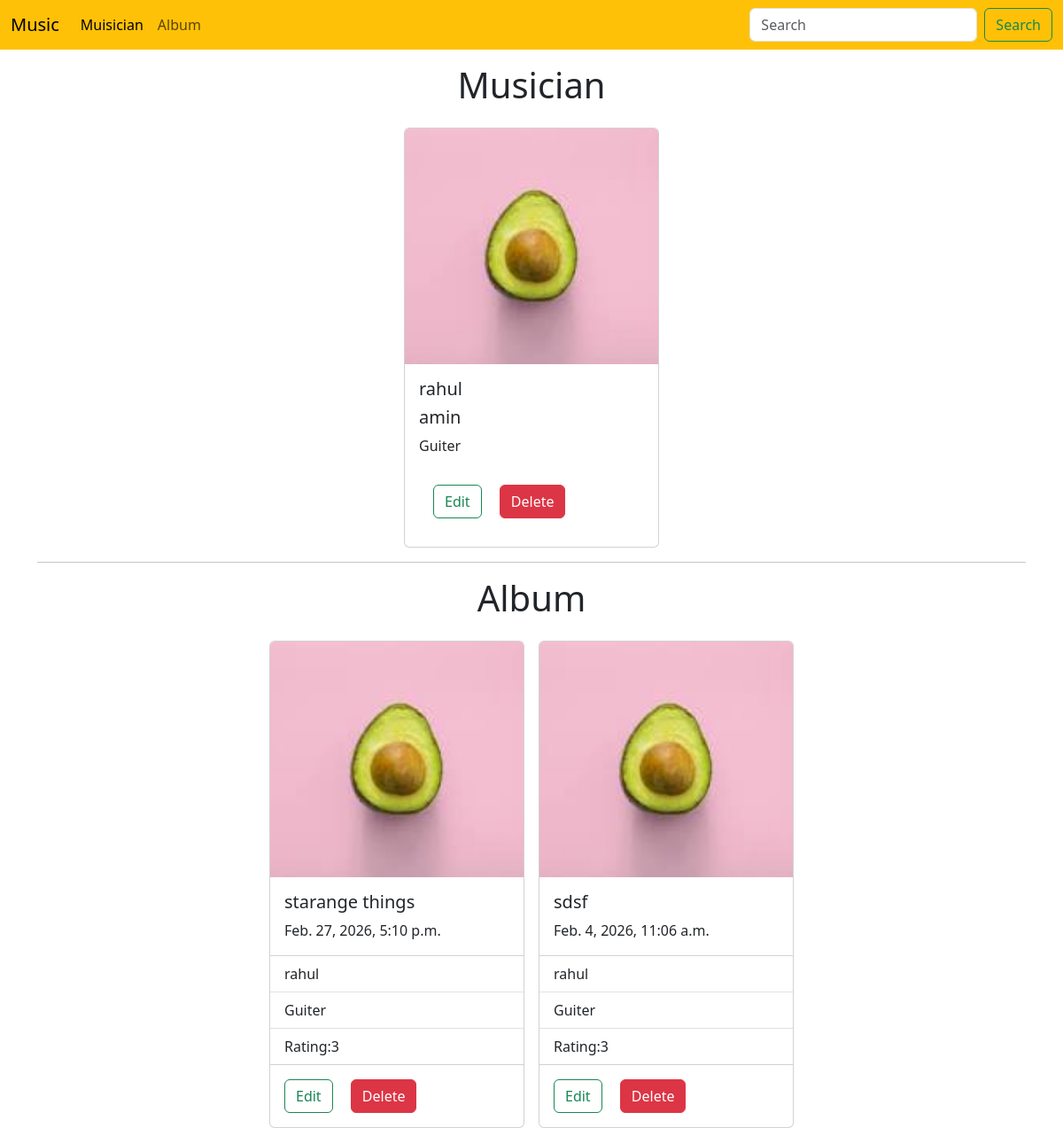
The page / on the database its author committed.
### musician/models.py (models this page shows, shortened)
class Musician(models.Model):
    first_name=models.CharField(max_length=100)
    last_name=models.CharField(max_length=100)
    email=models.EmailField()
    number=models.CharField(max_length=11)
    instrument_type=models.CharField()

### album/models.py (models this page shows, shortened)
class Album(models.Model):
    album_name=models.CharField(max_length=200)
    album_release_date=models.DateTimeField()
    r_choices=[
        (1, '1'),
        (2, '2'),
        (3, '3'),
        (4, '4'),
        (5, '5'),
    ]
    rating=models.IntegerField(choices=r_choices)
    author=models.ForeignKey(Musician,on_delete=models.CASCADE)

### project2/views.py (the view)
# urls.py: 2. Add a URL to urlpatterns:  path('', views.home, name='home')
def home(request):
    a=Album.objects.all()
    m=Musician.objects.all()
    return render(request,'pages/home.html',{'adata':a,'mdata':m})

### Templates/pages/home.html (shortened to what this page needs)
{% extends 'base/base.html' %}
{% block content %}
{% include 'components/header.html' %}
<div class="container">
 <h1 class="text-dark text-center mt-3">Musician</h1>
  <div class="d-flex  justify-content-center mt-4 gap-3">
    {% for d in mdata %}
          <div class="card" style="width: 18rem;">
        <img class="card-img-top" alt="...">
        <div class="card-body">
          <h5 class="card-title">{{d.first_name}}</h5>
          <h5 class="card-title">{{d.last_name}}</h5>
          <p class="card-text">{{d.instrument_type}}</p>
        <div class="card-body">
            <a href="{% url 'edit_musician' d.id %}" class=" btn btn-outline-success card-link">Edit</a>
            <a href="{% url 'delete_musician' d.id %}" class="btn btn-danger  card-link">Delete</a>
        </div>
        </div>
      </div>
    {% endfor %}
  </div>
  <hr>
   <h1 class="text-dark text-center mt-3">Album</h1>
     <div class="d-flex  justify-content-center mt-4 gap-3">
    {% for d in adata %}
        <div class="card" style="width: 18rem;">
        <img class="card-img-top" alt="Card image cap">
        <div class="card-body">
          <h5 class="card-title">{{d.album_name}}</h5>
          <p class="card-text">{{d.album_release_date}}</p>
        </div>
        <ul class="list-group list-group-flush">
          <li class="list-group-item">{{d.author.first_name}}</li>
          <li class="list-group-item">{{d.author.instrument_type}}</li>
          <li class="list-group-item">Rating:{{d.rating}}</li>
        </ul>
        <div class="card-body">
          <a href="#" class=" btn btn-outline-success card-link">Edit</a>
          <a href="#" class="btn btn-danger  card-link">Delete</a>
        </div>
      </div>
 {% endfor %}
  </div>
</div>
{% endblock %}

### Templates/base/base.html (shortened to what this page needs)
<!DOCTYPE html>
<html lang="en">
<head>
    <link href="https://cdn.jsdelivr.net/npm/bootstrap@5.3.8/dist/css/bootstrap.min.css" rel="stylesheet">
</head>
<body>
    {% block content %}
    {% endblock %}
</body>
</html>

### Templates/components/header.html (shortened to what this page needs)
<nav class="navbar navbar-expand-lg bg-warning">
  <div class="container-fluid">
    <a class="navbar-brand" href="{% url 'home' %}">Music</a>
    <div class="collapse navbar-collapse" id="navbarSupportedContent">
      <ul class="navbar-nav me-auto mb-2 mb-lg-0">
        <li class="nav-item">
          <a class="nav-link active" aria-current="page" href="{% url 'musician_home' %}">Muisician</a>
        </li>
        <li class="nav-item">
          <a class="nav-link" href="{% url 'album_home' %}">Album</a>
        </li>
      </ul>
      <form class="d-flex" role="search">
        <input class="form-control me-2" type="search" placeholder="Search" aria-label="Search"/>
        <button class="btn btn-outline-success" type="submit">Search</button>
      </form>
    </div>
  </div>
</nav>

### rows shown on the page
Musician: first_name "rahul", last_name "amin", instrument_type "Guiter"
Album: album_name "starange things", album_release_date "Feb. 27, 2026, 5:10 p.m.", author.first_name "rahul", author.instrument_type "Guiter", rating "3"
Album: album_name "sdsf", album_release_date "Feb. 4, 2026, 11:06 a.m.", author.first_name "rahul", author.instrument_type "Guiter", rating "3"
